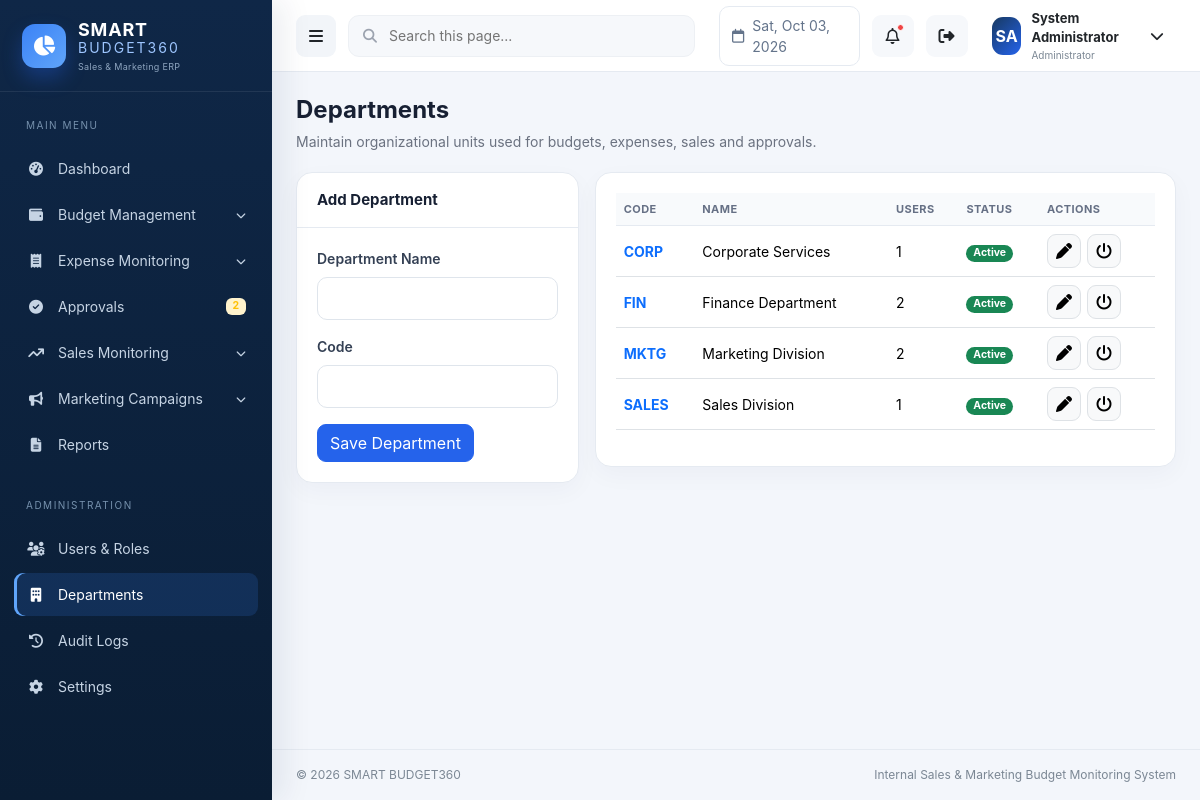
The page /departments/index.php (signed in) on the database its author committed.
### tables this page shows
CREATE TABLE departments (
  id INT UNSIGNED AUTO_INCREMENT PRIMARY KEY,
  name VARCHAR(120) NOT NULL UNIQUE,
  code VARCHAR(20) NOT NULL UNIQUE,
  is_active TINYINT(1) NOT NULL DEFAULT 1,
  created_at TIMESTAMP DEFAULT CURRENT_TIMESTAMP,
  updated_at TIMESTAMP DEFAULT CURRENT_TIMESTAMP ON UPDATE CURRENT_TIMESTAMP
);

### departments/index.php (the view)
<?php
require_once dirname(__DIR__).'/includes/bootstrap.php';require_role('Administrator');$pageTitle='Departments';$activeMenu='departments';$edit=null;if(isset($_GET['edit'])){$s=db()->prepare('SELECT * FROM departments WHERE id=?');$s->execute([(int)$_GET['edit']]);$edit=$s->fetch();}if(isset($_GET['toggle'])){if(!hash_equals(csrf_token(),$_GET['token']??'')){http_response_code(419);exit('Invalid CSRF token.');}db()->prepare('UPDATE departments SET is_active=1-is_active WHERE id=?')->execute([(int)$_GET['toggle']]);flash('success','Department status updated.');redirect('departments/index.php');}if($_SERVER['REQUEST_METHOD']==='POST'){verify_csrf();$name=trim($_POST['name']);$code=strtoupper(trim($_POST['code']));$id=(int)($_POST['id']??0);if($name&&preg_match('/^[A-Z0-9_-]{2,20}$/',$code)){try{if($id)db()->prepare('UPDATE departments SET name=?,code=? WHERE id=?')->execute([$name,$code,$id]);else db()->prepare('INSERT INTO departments(name,code) VALUES(?,?)')->execute([$name,$code]);log_activity($id?'UPDATE':'CREATE','Departments',($id?'Updated ':'Created ').$name);flash('success','Department saved.');redirect('departments/index.php');}catch(PDOException $e){flash('danger','Department name or code already exists.');}}else flash('danger','Enter a valid name and 2–20 character code.');}$rows=db()->query("SELECT d.*,(SELECT COUNT(*) FROM users u WHERE u.department_id=d.id) user_count FROM departments d ORDER BY d.name")->fetchAll();require ROOT_PATH.'/includes/header.php';?>
<div class="page-head"><div><h1>Departments</h1><p>Maintain organizational units used for budgets, expenses, sales and approvals.</p></div></div><div class="row g-3"><div class="col-lg-4"><div class="card-panel"><div class="card-head"><h2 class="section-title"><?=$edit?'Edit':'Add'?> Department</h2></div><div class="card-body"><form method="post"><?=csrf_field()?><input type="hidden" name="id" value="<?=e($edit['id']??'')?>"><div class="mb-3"><label class="form-label">Department Name</label><input class="form-control" name="name" value="<?=e($edit['name']??'')?>" required></div><div class="mb-3"><label class="form-label">Code</label><input class="form-control text-uppercase" name="code" value="<?=e($edit['code']??'')?>" required></div><button class="btn btn-primary">Save Department</button><?php if($edit):?><a class="btn btn-light" href="<?=e(url('departments/index.php'))?>">Cancel</a><?php endif;?></form></div></div></div><div class="col-lg-8"><div class="card-panel"><div class="card-body"><table class="table data-table"><thead><tr><th>Code</th><th>Name</th><th>Users</th><th>Status</th><th>Actions</th></tr></thead><tbody><?php foreach($rows as $r):?><tr><td class="fw-bold text-primary"><?=e($r['code'])?></td><td><?=e($r['name'])?></td><td><?=(int)$r['user_count']?></td><td><?=status_badge($r['is_active']?'Active':'Inactive')?></td><td><div class="table-actions"><a class="btn btn-light border" href="<?=e(url('departments/index.php?edit='.$r['id']))?>"><i class="fa-solid fa-pen"></i></a><a class="btn btn-light border" href="<?=e(url('departments/index.php?toggle='.$r['id'].'&token='.csrf_token()))?>"><i class="fa-solid fa-power-off"></i></a></div></td></tr><?php endforeach;?></tbody></table></div></div></div></div><?php require ROOT_PATH.'/includes/footer.php';?>

### includes/functions.php (shortened to what this page needs)
<?php
function db(): PDO
{
    static $pdo = null;
    if (!$pdo) {
        $pdo = (new Database())->connect();
    }
    return $pdo;
}
function e(?string $value): string
{
    return htmlspecialchars((string)$value, ENT_QUOTES, 'UTF-8');
}
function url(string $path = ''): string
{
    return BASE_URL . ($path ? '/' . ltrim($path, '/') : '');
}
function csrf_token(): string
{
    return $_SESSION['csrf_token'];
}
function status_badge(string $status): string
{
    $class = match (strtolower($status)) {
        'approved', 'active', 'completed' => 'success',
        'rejected', 'inactive', 'cancelled' => 'danger',
        'pending', 'draft' => 'warning',
        default => 'secondary',
    };
    return '<span class="badge rounded-pill text-bg-' . $class . '">' . e(ucfirst($status)) . '</span>';
}

### assets/css/app.css (style rules this page uses)
:root { --navy:#0f2747;--navy2:#173961;--royal:#2563eb;--green:#16a34a;--orange:#f59e0b;--purple:#7c3aed; --surface:#ffffff;--bg:#f3f6fb;--text:#172033;--muted:#6b7280;--border:#e5eaf1;--sidebar:272px;--topbar:72px; }
* { box-sizing:border-box }
body { margin:0;background:var(--bg);color:var(--text);font-family:Inter,Segoe UI,Arial,sans-serif;font-size:14px }
.page-head { display:flex;align-items:flex-start;justify-content:space-between;gap:16px;margin-bottom:20px }
.page-head h1 { font-size:24px;font-weight:750;margin:0 }
.page-head p { margin:6px 0 0;color:var(--muted) }
.card-panel { background:#fff;border:1px solid var(--border);border-radius:16px;box-shadow:0 8px 24px rgba(15,39,71,.035) }
.card-panel .card-head { padding:18px 20px;border-bottom:1px solid var(--border);display:flex;align-items:center;justify-content:space-between }
.card-panel .card-body { padding:20px }
.table { --bs-table-bg:transparent }
.table thead th { font-size:11px;text-transform:uppercase;letter-spacing:.45px;color:#667085;background:#f8fafc;border-bottom:1px solid var(--border);white-space:nowrap }
.table td { vertical-align:middle }
.form-label { font-weight:600;color:#344054 }
.form-control,.form-select { border-color:#dfe5ec;min-height:43px;border-radius:10px }
.btn { border-radius:9px }
.btn-primary { background:#2563eb;border-color:#2563eb }
.section-title { font-size:15px;font-weight:700;margin:0 }
.table-actions { display:flex;gap:6px;white-space:nowrap }
.table-actions .btn { width:34px;height:34px;padding:0;display:grid;place-items:center }

### rows shown on the page
departments: code "CORP", name "Corporate Services", user_count "1"
departments: code "FIN", name "Finance Department", user_count "2"
departments: code "MKTG", name "Marketing Division", user_count "2"
departments: code "SALES", name "Sales Division", user_count "1"

### other values the page prints
$pendingApprovalCount "2"
role_name() "Administrator"
